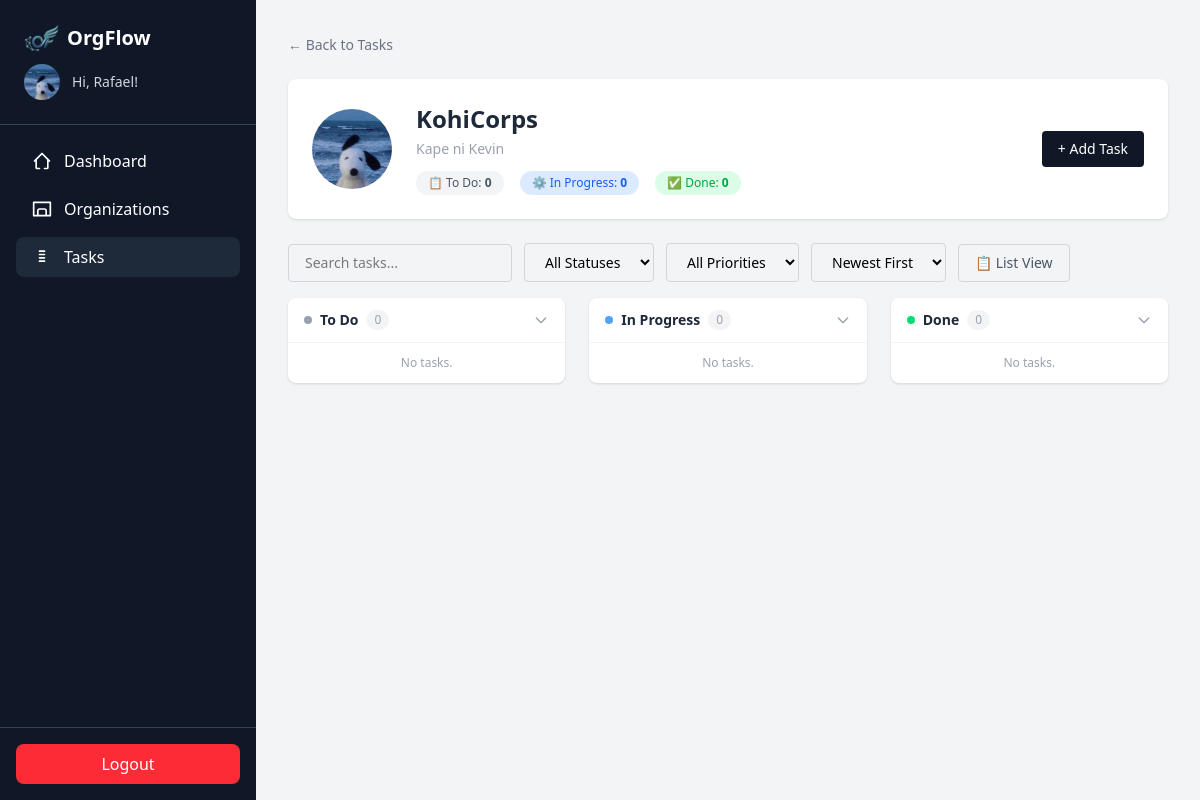
The app's page /tasks/6/ (signed in) with its own data.
### clubManagement/models.py (models this page shows, shortened)
class UserProfile(models.Model):
    user = models.OneToOneField(User, on_delete=models.CASCADE, related_name='profile')
    profile_picture = models.ImageField(upload_to='profile_pictures/', blank=True, null=True)

class Organization(models.Model):
    name = models.CharField(max_length=100)
    description = models.TextField(blank=True, default="")
    logo = models.ImageField(upload_to="org_logos/", blank=True, null=True)
    has_two_vp = models.BooleanField(default=False)
    invitation_code = models.CharField(max_length=8, unique=True, blank=True)
    owner = models.ForeignKey(User, on_delete=models.CASCADE)
    created_at = models.DateTimeField(auto_now_add=True)

### clubManagement/views.py (the view)
# urls.py: path('tasks/<int:org_id>/', views.org_tasks, name='org_tasks'),
@login_required
def org_tasks(request, org_id):
    org = get_object_or_404(Organization, id=org_id)
    if not Membership.objects.filter(user=request.user, organization=org).exists():
        return redirect("tasks")
    members = Membership.objects.filter(organization=org).select_related("user")
    departments = Department.objects.filter(organization=org)
    user_is_big_four = is_big_four(request.user, org)
    if user_is_big_four:
        org_task_list = Task.objects.filter(organization=org).select_related("assigned_to")
    else:
        org_task_list = Task.objects.filter(organization=org, assigned_to=request.user).select_related("assigned_to")
    for task in org_task_list:
        membership = Membership.objects.filter(user=task.assigned_to, organization=org).first()
        task.assigned_to_dept = membership.department.name if membership and membership.department else None
    status_columns = [
        ("TODO", "To Do", "bg-gray-400"),
        ("PROG", "In Progress", "bg-blue-400"),
        ("DONE", "Done", "bg-green-400"),
    ]
    return render(request, "org_tasks.html", {
        "org": org,
        "tasks": org_task_list,
        "members": members,
        "departments": departments,
        "is_big_four": user_is_big_four,
        "status_columns": status_columns,
        "active_page": "tasks",
        "current_user_id": request.user.id,
    })

### clubManagement/views.py (called while the page is built)
def is_big_four(user, organization):
    return Membership.objects.filter(
        user=user,
        organization=organization,
        role__in=["PRES", "VP", "VPI", "VPE", "SEC", "TRE"]
    ).exists()

### clubManagement/templates/org_tasks.html (shortened to what this page needs)
{% extends 'base.html' %}
{% block content %}
<div class="w-full max-w-6xl mx-auto p-8">
  <a href="{% url 'tasks' %}" class="text-sm text-gray-500 hover:text-gray-800 mb-6 inline-block">&larr; Back to Tasks</a>
  <div class="bg-white rounded-lg shadow-sm p-6 mb-6 flex items-center gap-6">
    {% if org.logo %}
    <img src="{{ org.logo.url }}" alt="{{ org.name }} logo" class="w-20 h-20 rounded-full object-cover flex-shrink-0" />
    {% else %}
    <div class="w-20 h-20 rounded-full bg-gray-200 flex items-center justify-center text-4xl flex-shrink-0">🏢</div>
    {% endif %}
    <div class="flex-1">
      <h1 class="text-2xl font-bold text-gray-800">{{ org.name }}</h1>
      <p class="text-sm text-gray-400 mt-1">{{ org.description }}</p>
      <div class="flex gap-4 mt-3">
        <span class="text-xs px-3 py-1 rounded-full bg-gray-100 text-gray-600">📋 To Do: <strong id="count-todo">0</strong></span>
        <span class="text-xs px-3 py-1 rounded-full bg-blue-100 text-blue-600">⚙️ In Progress: <strong id="count-prog">0</strong></span>
        <span class="text-xs px-3 py-1 rounded-full bg-green-100 text-green-600">✅ Done: <strong id="count-done">0</strong></span>
      </div>
    </div>
    {% if is_big_four %}
    <button onclick="openAddTaskModal()" class="px-4 py-2 bg-gray-900 text-white rounded hover:bg-black text-sm flex-shrink-0">
      + Add Task
    </button>
    {% endif %}
  </div>
  <div class="flex flex-wrap gap-3 mb-4 items-center">
    <input type="text" id="taskSearch" onkeyup="applyFilters()" placeholder="Search tasks..."
      class="border border-gray-300 rounded px-4 py-2 text-sm focus:outline-none focus:ring-2 focus:ring-gray-400 w-56" />
    <select id="filterStatus" onchange="applyFilters()" class="border border-gray-300 rounded px-4 py-2 text-sm focus:outline-none focus:ring-2 focus:ring-gray-400">
      <option value="">All Statuses</option>
    </select>
    <select id="filterPriority" onchange="applyFilters()" class="border border-gray-300 rounded px-4 py-2 text-sm focus:outline-none focus:ring-2 focus:ring-gray-400">
      <option value="">All Priorities</option>
    </select>
    <select id="sortBy" onchange="applyFilters()" class="border border-gray-300 rounded px-4 py-2 text-sm focus:outline-none focus:ring-2 focus:ring-gray-400">
      <option value="newest">Newest First</option>
    </select>
    <button onclick="toggleView()" id="viewToggleBtn"
      class="px-4 py-2 border border-gray-300 rounded text-sm text-gray-600 hover:bg-gray-50">
      📋 List View
    </button>
  </div>
  <div id="kanbanView">
    <div class="grid grid-cols-3 gap-6">
      {% for status_key, status_label, dot_color in status_columns %}
      <div class="bg-white rounded-lg shadow-sm overflow-hidden">
        <button data-toggle-target="kanban-section-{{ status_key }}"
          class="kanban-toggle-btn w-full flex items-center justify-between px-4 py-3 hover:bg-gray-50 text-left border-b border-gray-100">
          <div class="flex items-center gap-2">
            <span class="w-2 h-2 rounded-full {{ dot_color }}"></span>
            <h3 class="font-semibold text-gray-800 text-sm">{{ status_label }}</h3>
            <span class="text-xs text-gray-400 bg-gray-100 px-2 py-0.5 rounded-full" id="kanban-count-{{ status_key }}">0</span>
          </div>
          <svg id="arrow-kanban-section-{{ status_key }}" xmlns="http://www.w3.org/2000/svg"
            class="h-4 w-4 text-gray-400 transition-transform duration-200"
            fill="none" viewBox="0 0 24 24" stroke="currentColor">
            <path stroke-linecap="round" stroke-linejoin="round" stroke-width="2" d="M19 9l-7 7-7-7" />
          </svg>
        </button>
        <div id="kanban-section-{{ status_key }}" class="divide-y divide-gray-50">
          <div class="kanban-empty px-4 py-3 text-xs text-gray-400 text-center hidden">No tasks.</div>
        </div>
      </div>
      {% endfor %}
    </div>
  </div>
</div>
{% endblock %}

### clubManagement/templates/base.html (shortened to what this page needs)
{% load static %}
<!doctype html>
<html lang="en">
  <head>
    <link rel="stylesheet" href="{% static 'css/dist/styles.css' %}">
  </head>
  <body class="bg-gray-100">
    <div class="flex h-screen">
      <div class="w-64 bg-gray-900 text-white flex flex-col">
        <div class="p-6 border-b border-gray-700">
          <div class="flex items-center gap-2">
            <img src="{% static 'logo_navbar.png' %}" alt="OrgFlow logo" style="height:28px;width:auto;display:inline-block;" />
            <h1 class="text-xl font-bold">OrgFlow</h1>
          </div>
          <a href="{% url 'profile' %}" class="flex items-center gap-3 mt-3 hover:opacity-80">
            {% if request.user.profile.profile_picture %}
              <img src="{{ request.user.profile.profile_picture.url }}" class="w-9 h-9 rounded-full object-cover flex-shrink-0" alt="avatar">
            {% else %}
              <div class="w-9 h-9 rounded-full bg-gray-600 flex items-center justify-center text-sm font-bold flex-shrink-0">
                {{ request.user.first_name|first|upper|default:request.user.username|first|upper }}
              </div>
            {% endif %}
            <span class="text-gray-300 text-sm">Hi, {{ request.user.first_name|default:request.user.username }}!</span>
          </a>
        </div>
        <nav class="flex-1 p-4 space-y-2">
          <a
            href="{% url 'dashboard' %}"
            class="flex items-center gap-3 px-4 py-2 rounded-lg {% if active_page == 'dashboard' %}bg-gray-800{% else %}hover:bg-gray-800{% endif %}"
          >
            <svg xmlns="http://www.w3.org/2000/svg" class="h-5 w-5" fill="none" viewBox="0 0 24 24" stroke="currentColor">
              <path stroke-linecap="round" stroke-linejoin="round" stroke-width="2" d="M3 12l2-2m0 0l7-7 7 7M5 10v10a1 1 0 001 1h3m10-11l2 2m-2-2v10a1 1 0 01-1 1h-3" />
            </svg>
            Dashboard
          </a>
          <a
            href="{% url 'organizations' %}"
            class="flex items-center gap-3 px-4 py-2 rounded-lg {% if active_page == 'organizations' %}bg-gray-800{% else %}hover:bg-gray-800{% endif %}"
          >
            <svg xmlns="http://www.w3.org/2000/svg" class="h-5 w-5" fill="none" viewBox="0 0 24 24" stroke="currentColor">
              <path stroke-linecap="round" stroke-linejoin="round" stroke-width="2" d="M17 20h5V4H2v16h5m10 0v-6a2 2 0 00-2-2H9a2 2 0 00-2 2v6m10 0H7" />
            </svg>
            Organizations
          </a>
          <a
            href="{% url 'tasks' %}"
            class="flex items-center gap-3 px-4 py-2 rounded-lg {% if active_page == 'tasks' %}bg-gray-800{% else %}hover:bg-gray-800{% endif %}"
          >
            <svg xmlns="http://www.w3.org/2000/svg" class="h-5 w-5" fill="none" viewBox="0 0 24 24" stroke="currentColor">
              <path stroke-linecap="round" stroke-linejoin="round" stroke-width="2" d="M9 5h6M9 9h6M9 13h6M9 17h6" />
            </svg>
            Tasks
          </a>
        </nav>
        <div class="p-4 border-t border-gray-700">
          <a href="{% url 'logout' %}" class="block text-center bg-red-500 py-2 rounded-lg hover:bg-red-600">
            Logout
          </a>
        </div>
      </div>
      <div class="flex-1 overflow-y-auto">
        {% block content %}{% endblock %}
      </div>
    </div>
  </body>
</html>

### records on screen
Organization: logo (picture), name "KohiCorps", description "Kape ni Kevin"

### other values on screen
{{ request.user.first_name|default:request.user.username }} "Rafael"
{{ status_label }} "To Do" "In Progress" "Done"
